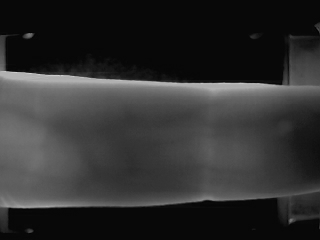
%> input picture histogram/middle_1.bmp, 320 x 240 px
$ octave test3.m   (GNU Octave 9; MATLAB toolbox functions it lacks are replaced by stand-ins)
%> lines starting %> are read from the running program, lines starting %| are printed output that depends on the picture; in (x1, y1, x2, y2) boxes, pixels count from 0 and x2, y2 are one past the last pixel; in counts of white or black regions, pixels touching at a corner belong together; the program's own positions count from 1
### histogram/count_SVD.m
function [ LLnew ] = count_SVD( ca, caHq )
% 计算 SVD 奇异值计算
%输入ca 和 均衡化后的caHq,并返回改变后的ca 近似值

[U1,S1,V1] = svd(caHq);

[U2,S2,V2] = svd(ca);

beta = max(S1)/max(S2);

Snew =beta * S2;

LLnew=U2*Snew*V2';

end

### histogram/count_PSNR.m
function [decibels] = count_PSNR(A,B)
% PURPOSE: To find the PSNR (peak signal-to-noise ratio) between two
%          intensity images A and B, each having values in the interval
%          [0,1]. The answer is in decibels (dB).
%
%          There is also a provision, in EXAMPLE 3 below, for images
%          stored in the interval [0,255], i.e. 256 gray levels.
%
% SYNOPSIS: PSNR(A,B)
%
% DESCRIPTION: The following is quoted from "Fractal Image Compression",
%              by Yuval Fisher et al.,(Springer Verlag, 1995),
%              section 2.4, "Pixelized Data".
%
%              "...PSNR is used to measure the difference between two
%              images. It is defined as
%
%                           PSNR = 20 * log10(b/rms)
%
%              where b is the largest possible value of the signal
%              (typically 255 or 1), and rms is the root mean square
%              difference between two images. The PSNR is given in
%              decibel units (dB), which measure the ratio of the peak
%              signal and the difference between two images. An increase
%              of 20 dB corresponds to a ten-fold decrease in the rms
%              difference between two images.
%
%              There are many versions of signal-to-noise ratios, but
%              the PSNR is very common in image processing, probably
%              because it gives better-sounding numbers than other
%              measures."
%
% EXAMPLE 1: load clown
%            A = ind2gray(X,map); % Convert to an intensity image in [0,1].
%            B = 0.95 * A;        % Make B close to, but different from, A.
%            PSNR(A,B)            % ---> "PSNR = +33.49 dB"
%
% EXAMPLE 2: A = rand(256); % A is a random 256 X 256 matrix in [0,1].
%            B = 0.9 * A;   % Make B close to, but different from, A.
%            PSNR(A,B)      % ---> "PSNR = +24.76 dB (approx)"
%
% EXAMPLE 3: For images with 256 gray levels: this function PSNR was
%            originally written for matrix-values between 0 and 1,
%            because of MATLAB's preference for that interval.
%
%            However, suppose the matrix has values in [0,255]. Taking
%            Example 1 above, we could change the image to 256 gray levels.
%
%            load clown
%            A = ind2gray(X,map); % Convert to intensity image in [0,1]
%            AA = uint8(255*A);   % Change to integers in [0,255]
%            BB = 0.95*AA;        % Make BB close to AA.
%
%            Now we must alter the code for this new case. Comment out the
%            existing program (using %) and uncomment the alternative
%            underneath it.
%
%            PSNR(AA,BB)          % ---> "PSNR = +33.56 dB"
%
%            Note the slightly different result from Example 1, because
%            decimal values were rounded into integers.

if A == B
   error('Images are identical: PSNR has infinite value')
end

max2_A = max(max(A));
max2_B = max(max(B));
min2_A = min(min(A));
min2_B = min(min(B));

if max2_A > 1 || max2_B > 1 || min2_A < 0 || min2_B < 0
%    error('input matrices must have values in the interval [0,1]')
%     warning('input matrices turn into [0,1]');
    A=mat2gray(A);
    B=mat2gray(B);
end

error_diff = A - B;
decibels = 20*log10(255/(sqrt(mean(mean(error_diff.^2)))));
% disp(sprintf('PSNR = +%10.5f dB',decibels));
end
% [16 lines of commented-out code are left out]

### histogram/weightedAverage.m
function [ outputImage ] = weightedAverage( inputImage,reconImage,alpha,beta )
% [7 lines of commented-out code are left out]
[row,col]=size(inputImage);
H=zeros(row,col);
MatrixOne = ones(row,col);
for i=1:row
    for j=1:col
        retnFx = fx(inputImage(i,j));
%         H(i,j) =  power(retnFx,alpha);
        H(i,j) = double(retnFx) .^ alpha;
    end
end
outputImage = double(inputImage) .* H + beta * double(reconImage) .* (MatrixOne -H);
end

### histogram/test3.m
clear all;
%测试滤波效果，使用滤波器有均值滤波器
%K1=filter2(fspecial('average',3),J)
% inputImage = imread('F:\fingervein_test.png');
inputImage = imread('middle_1.bmp');
%> inputImage is the input picture: size 240x320x3 uint8; min 1, max 210, mean 47.6
inputImage = rgb2gray(inputImage);
%> inputImage: size 240x320 uint8
[ca,ch,cv,cd] = dwt2(inputImage,'db4');
%[ca,ch,cv,cd] 对应 [LL,HL,LH,HH]
inputImage2  = histeq(inputImage);
cplt=0.01;
inputImage3  = adapthisteq(inputImage,'clipLimit',cplt,'Distribution','rayleigh');
[ca2,ch2,cv2,cd2] = dwt2(inputImage3,'db4');
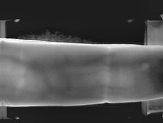
%> ca2: size 123x163 double; min 7.97, max 437.3, mean 140.2; drawn with min black and max white
LLnew = count_SVD(ca,ca2);
%> in count_SVD, `beta = max(S1)/max(S2);`: beta = 1.3
reconImage = idwt2(LLnew,ch,cv,cd,'db4');

% 直方图均衡PSNR
hEqPSNR=count_PSNR(inputImage,inputImage2);
%> in count_PSNR, `max2_A = max(max(A));`: max2_A = 210
%> in count_PSNR, `max2_B = max(max(B));`: max2_B = 255
%> in count_PSNR, `min2_A = min(min(A));`: min2_A = 1
%> in count_PSNR, `min2_B = min(min(B));`: min2_B = 0
%> in count_PSNR, `decibels = 20*log10(255/(sqrt(mean(mean(error_diff.^2)))));`: decibels = 57.29
%> hEqPSNR = 57.29
claheEqPSNR=count_PSNR(inputImage,inputImage2);
%> claheEqPSNR = 57.29


%加权平均
% outputImage = imadjust(inputImage,[],[],0.9);
outputImage = weightedAverage(inputImage,reconImage,1.5,0.9);
%> after the loop in weightedAverage, `for i=1:row`:
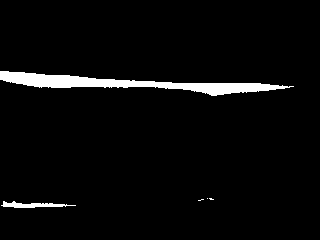
%> H: size 240x320 double; values 0 (black) and 1 (white), 3.8% white; 5 white regions (3 under 20 px), largest, box (x1, y1, x2, y2) and area: (0, 71, 294, 96) 2614, (1, 201, 76, 208) 270
% 提出方法增强PSNR
newPSNR=count_PSNR(inputImage,outputImage);
%> newPSNR = 75.22


%滤波器
outputImage=filter2(fspecial('average',1),outputImage);
% 提出方法增强PSNR
newPSNR=count_PSNR(inputImage,outputImage);
% 提出方法增强PSNR
outputImage=filter2(fspecial('average',3),outputImage);
% 提出方法增强PSNR
newPSNR=count_PSNR(inputImage,outputImage);
%> newPSNR = 70.09
outputImage=filter2(fspecial('average',5),outputImage);
% 提出方法增强PSNR
newPSNR=count_PSNR(inputImage,outputImage);
%> newPSNR = 68.27
outputImage=filter2(fspecial('average',7),outputImage);
% 提出方法增强PSNR
newPSNR=count_PSNR(inputImage,outputImage);
%> newPSNR = 66.57
outputImage=filter2(fspecial('average',9),outputImage);
% 提出方法增强PSNR
newPSNR=count_PSNR(inputImage,outputImage);
%> in count_PSNR (call 8), `max2_B = max(max(B));`: max2_B = 160.6
%> in count_PSNR (call 8), `min2_B = min(min(B));`: min2_B = 1.53
%> in count_PSNR (call 8), `error_diff = A - B;`:
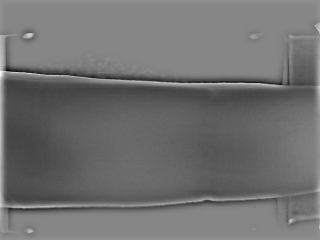
%> error_diff: size 240x320 double; min -0.569, max 0.481, mean -0.105; drawn with min black and max white
%> in count_PSNR (call 8), `decibels = 20*log10(255/(sqrt(mean(mean(error_diff.^2)))));`: decibels = 64.88
%> newPSNR = 64.88
outputImage=filter2(fspecial('average',11),outputImage);


%滤波器
outputImage=filter2(fspecial('gaussian'),outputImage);
% 提出方法增强PSNR
newPSNR=count_PSNR(inputImage,outputImage);
%> in count_PSNR (call 9), `max2_B = max(max(B));`: max2_B = 151.6
%> in count_PSNR (call 9), `min2_B = min(min(B));`: min2_B = 1.06
%> in count_PSNR (call 9), `B=mat2gray(B);`:
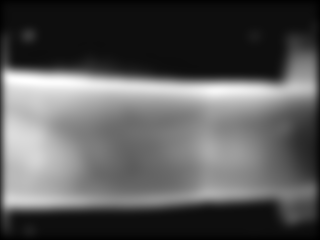
%> B: size 240x320 double; min 0, max 1, mean 0.348
%> in count_PSNR (call 9), `decibels = 20*log10(255/(sqrt(mean(mean(error_diff.^2)))));`: decibels = 63.53
%> newPSNR = 63.53
outputImage=filter2(fspecial('laplacian'),outputImage);
% 提出方法增强PSNR
newPSNR=count_PSNR(inputImage,outputImage);
%> newPSNR = 50.66
outputImage=filter2(fspecial('log'),outputImage);
% 提出方法增强PSNR
newPSNR=count_PSNR(inputImage,outputImage);
%> newPSNR = 62.05
outputImage=filter2(fspecial('prewitt'),outputImage);
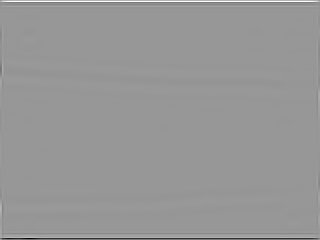
%> outputImage: size 240x320 double; min -32.67, max 22.45, mean 0; drawn with min black and max white
% 提出方法增强PSNR
newPSNR=count_PSNR(inputImage,outputImage);
%> in count_PSNR (call 12), `max2_B = max(max(B));`: max2_B = 22.45
%> in count_PSNR (call 12), `min2_B = min(min(B));`: min2_B = -32.67
%> in count_PSNR (call 12), `error_diff = A - B;`:
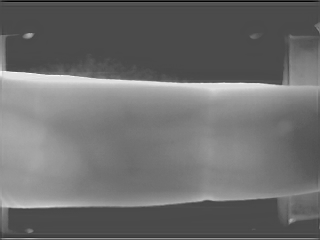
%> error_diff: size 240x320 double; min -0.967, max 0.418, mean -0.369; drawn with min black and max white
%> in count_PSNR (call 12), `decibels = 20*log10(255/(sqrt(mean(mean(error_diff.^2)))));`: decibels = 55.63
%> newPSNR = 55.63
outputImage=filter2(fspecial('sobel'),outputImage);
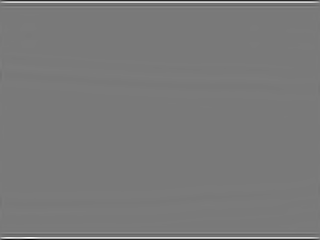
%> outputImage: size 240x320 double; min -130.3, max 142.4, mean 0.2; drawn with min black and max white
% 提出方法增强PSNR
newPSNR=count_PSNR(inputImage,outputImage);
%> newPSNR = 57.81
outputImage=filter2(fspecial('unsharp'),outputImage);

%对加噪图像进行二维自适应维纳滤波
outputImage=wiener2(outputImage,[3,3]);
% 提出方法增强PSNR
newPSNR=count_PSNR(inputImage,outputImage);
%> newPSNR = 56.41
%对加噪图像进行二维自适应维纳滤波
outputImage=wiener2(outputImage,[5,5]);
% 提出方法增强PSNR
newPSNR=count_PSNR(inputImage,outputImage);
%> newPSNR = 56.42
%对加噪图像进行二维自适应维纳滤波
outputImage=wiener2(outputImage,[7,7]);
% 提出方法增强PSNR
newPSNR=count_PSNR(inputImage,outputImage);
%> newPSNR = 56.43
%对加噪图像进行二维自适应维纳滤波
outputImage=wiener2(outputImage,[9,9]);
% 提出方法增强PSNR
newPSNR=count_PSNR(inputImage,outputImage);

% Use wpdencmp for image de-noising.
% Find default values (see ddencmp).
%> (the run ends here)

$ run again, with histogram/fingervein_test.png saved as histogram/middle_1.bmp
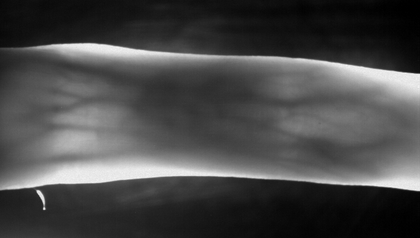
%> input picture histogram/fingervein_test.png, 420 x 238 px, shrunk from 672 x 380 before the run
%> inputImage is the input picture: size 238x420 uint8; min 0, max 247, mean 72.6
%> beta = 1.05
%> max2_A = 247
%> max2_B = 255
%> min2_A = 0
%> decibels = 60.98
%> after the loop in weightedAverage, `for i=1:row`:
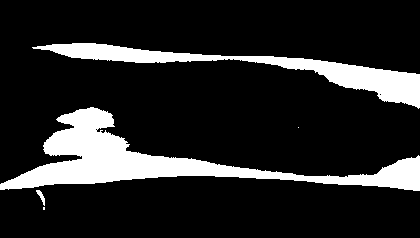
%> H: size 238x420 double; values 0 (black) and 1 (white), 15.3% white; 5 white regions (2 under 20 px), largest, box (x1, y1, x2, y2) and area: (0, 107, 420, 191) 9824, (32, 43, 420, 109) 5425, (36, 190, 45, 206) 57
%> `newPSNR=count_PSNR(inputImage,outputImage);`: newPSNR = 86.34
%> `newPSNR=count_PSNR(inputImage,outputImage);`: newPSNR = 82.26
%> `newPSNR=count_PSNR(inputImage,outputImage);`: newPSNR = 77.5
%> `newPSNR=count_PSNR(inputImage,outputImage);`: newPSNR = 74.73
%> `newPSNR=count_PSNR(inputImage,outputImage);`: newPSNR = 72.71
%> `newPSNR=count_PSNR(inputImage,outputImage);`: newPSNR = 70.99
%> `newPSNR=count_PSNR(inputImage,outputImage);`: newPSNR = 51.17
%> `newPSNR=count_PSNR(inputImage,outputImage);`: newPSNR = 60.59
%> `newPSNR=count_PSNR(inputImage,outputImage);`: newPSNR = 54.99
%> max2_B = 517.3
%> min2_B = -479.1
%> in count_PSNR (call 13), `error_diff = A - B;`:
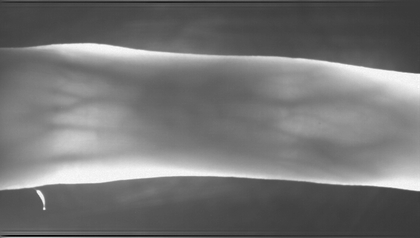
%> error_diff: size 238x420 double; min -0.781, max 0.52, mean -0.187; drawn with min black and max white
%> decibels = 58.6
%> `newPSNR=count_PSNR(inputImage,outputImage);`: newPSNR = 57.26
%> `newPSNR=count_PSNR(inputImage,outputImage);`: newPSNR = 57.27
